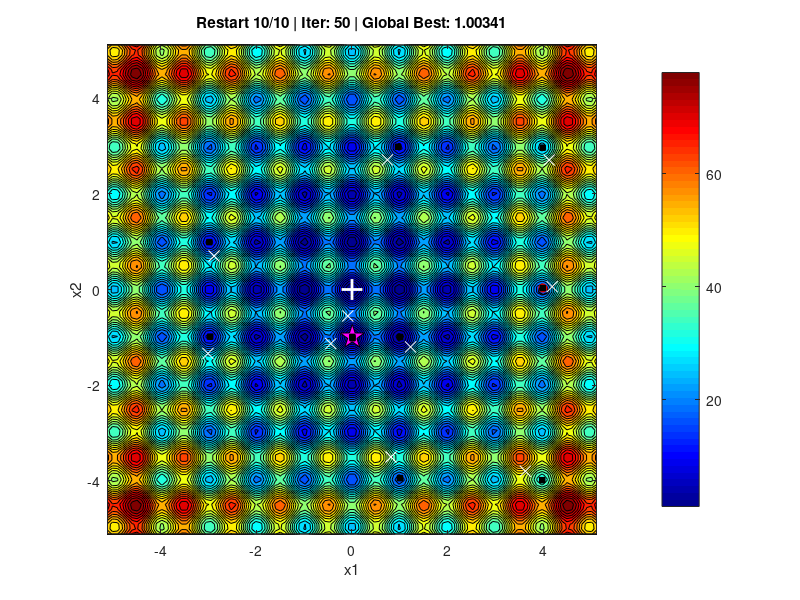
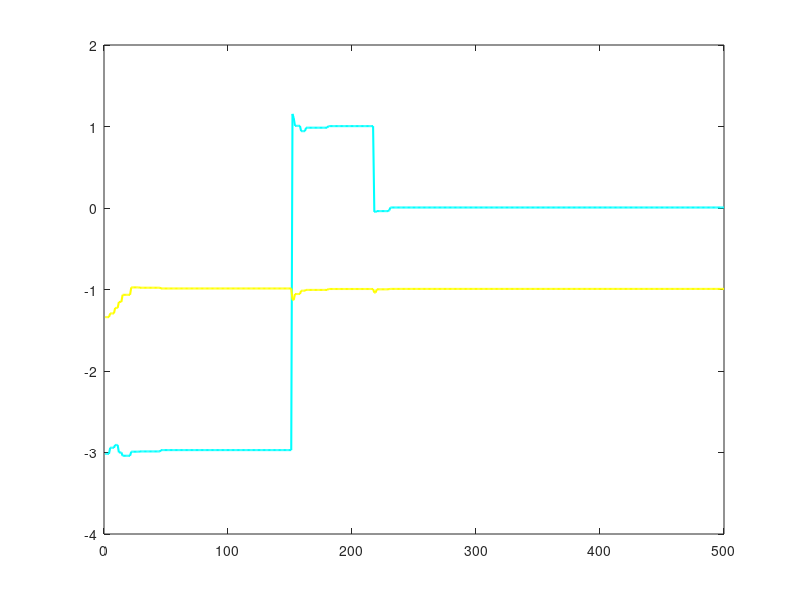

These charts were generated, in order, by the following MATLAB code: (Note: this script raises an error after producing the figures.)
% Script: run_hill_climbing_2D.m
% Visualização 2D (Vista de Topo) do Multiple Restart Hill Climbing
% Inclui Animação + Gráficos de Análise Finais (Dark Mode)
clear; clc; close all;

% =========================================================================
% --- CONFIGURAÇÕES ---
% =========================================================================
OPCAO_FUNCAO = 2;  % 1 (Schaffer) ou 2 (Rastrigin)
VELOCIDADE = 1;    % 1 = Rápido, 2 = Normal

% Parâmetros do Hill Climbing
NUM_RESTARTS = 10;   % Quantas vezes reinicia
ITERATIONS = 50;     % Passos por reinicialização
STEP_SIZE = 0.1;     % Tamanho do passo

% Cores Dark Mode
BG_COLOR = [0.1 0.1 0.1]; 
AX_COLOR = [1 1 1]; 

% Configuração de Tempo
if VELOCIDADE == 1
    PAUSE_TIME = 0.001; 
else
    PAUSE_TIME = 0.02; 
end

% Configuração da Função
if OPCAO_FUNCAO == 1
    nome = 'Função 1 (Schaffer)';
    lim_min = -2.048; lim_max = 2.048;
    fobj = @(x,y) 0.5 + ((sin(sqrt(x.^2+y.^2))).^2-0.5) ./ ((1+0.001.*(x.^2+y.^2)).^2);
    n_cnt = 40;
else
    nome = 'Função 2 (Rastrigin)';
    lim_min = -5.12; lim_max = 5.12;
    fobj = @(x,y) 20 + (x.^2 - 10*cos(2*pi.*x)) + (y.^2 - 10*cos(2*pi.*y));
    n_cnt = 30;
end

fprintf('=== Visualização 2D HC: %s ===\n', nome);

% =========================================================================
% --- AMBIENTE 2D (ANIMAÇÃO) ---
% =========================================================================
figure('Name', ['Animação 2D HC - ' nome], 'Position', [50, 100, 700, 600]);

% Criar Mapa de Contorno
[X, Y] = meshgrid(linspace(lim_min, lim_max, 100));
Z = fobj(X, Y);

contourf(X, Y, Z, n_cnt); colormap jet; colorbar; hold on; 
axis equal; axis([lim_min lim_max lim_min lim_max]);
xlabel('x1'); ylabel('x2'); title([nome ' - Inicialização']);

% Marcar Mínimo Global Real
plot(0, 0, 'w+', 'MarkerSize', 15, 'LineWidth', 2); 

% --- INICIALIZAÇÃO GLOBAL ---
global_best_fit = Inf;
global_best_sol = [NaN, NaN];

% Históricos para gráficos finais
total_steps = NUM_RESTARTS * ITERATIONS;
hist_global_val = zeros(1, total_steps);
hist_global_pos = zeros(total_steps, 2);
counter = 0;

% Elementos Gráficos Móveis
% Ponto Atual (Círculo Vermelho)
h_curr = plot(0, 0, 'ro', 'MarkerFaceColor', 'r', 'MarkerSize', 6);
% Rastro Atual (Linha Preta)
h_path = plot(0, 0, 'k-', 'LineWidth', 1);
% Melhor Global Encontrado (Estrela Magenta)
h_best = plot(0, 0, 'p', 'MarkerSize', 18, 'MarkerFaceColor', 'm', 'MarkerEdgeColor', 'k');

% =========================================================================
% --- LOOP DE RESTARTS ---
% =========================================================================
for r = 1:NUM_RESTARTS
    
    % 1. Reinicialização (Ponto Aleatório)
    curr_x = lim_min + (lim_max - lim_min) * rand();
    curr_y = lim_min + (lim_max - lim_min) * rand();
    curr_fit = fobj(curr_x, curr_y);
    
    % Marcar o início deste restart (X Branco pequeno)
    plot(curr_x, curr_y, 'wx', 'MarkerSize', 8);
    
    path_x = [curr_x]; path_y = [curr_y];
    
    % 2. Subida da Colina (Descida do Vale)
    for i = 1:ITERATIONS
        counter = counter + 1;
        
        % Gerar Vizinho
        nx = curr_x + (rand() - 0.5) * 2 * STEP_SIZE;
        ny = curr_y + (rand() - 0.5) * 2 * STEP_SIZE;
        
        % Limites
        nx = max(lim_min, min(lim_max, nx));
        ny = max(lim_min, min(lim_max, ny));
        
        nfit = fobj(nx, ny);
        
        % Aceita APENAS se for melhor
        if nfit < curr_fit
            curr_x = nx; curr_y = ny; curr_fit = nfit;
            path_x(end+1) = curr_x; 
            path_y(end+1) = curr_y;
        end
        
        % Atualizar Melhor Global
        if curr_fit < global_best_fit
            global_best_fit = curr_fit;
            global_best_sol = [curr_x, curr_y];
            set(h_best, 'XData', global_best_sol(1), 'YData', global_best_sol(2));
        end
        
        % Guardar histórico
        hist_global_val(counter) = global_best_fit;
        hist_global_pos(counter, :) = global_best_sol;
        
        % Atualizar Animação
        set(h_curr, 'XData', curr_x, 'YData', curr_y);
        set(h_path, 'XData', path_x, 'YData', path_y);
        
        title(sprintf('Restart %d/%d | Iter: %d | Global Best: %.5f', r, NUM_RESTARTS, i, global_best_fit));
        drawnow;
        
        % Pausa (apenas a cada poucos frames para não travar muito se for rápido)
        if VELOCIDADE == 2 || mod(i, 5) == 0
            pause(PAUSE_TIME);
        end
    end
    
    % Marcar o final deste restart (onde ficou preso) - Quadrado preto
    plot(curr_x, curr_y, 'ks', 'MarkerSize', 4, 'MarkerFaceColor', 'k');
end

fprintf('HC Concluído. A gerar gráficos de análise...\n');

% =========================================================================
% --- GRÁFICOS FINAIS INDEPENDENTES (DARK MODE) ---
% =========================================================================

% FIGURA 1: Evolução das Variáveis (Do Melhor Global)
figure('Name', 'Evolução das Variáveis (HC)', 'Color', BG_COLOR);
plot(1:total_steps, hist_global_pos(:,1), 'c-', 'LineWidth', 1.5, 'DisplayName', 'x1'); hold on;
plot(1:total_steps, hist_global_pos(:,2), 'y-', 'LineWidth', 1.5, 'DisplayName', 'x2');
yline(0, 'w--');
legend('Location', 'best', 'TextColor', AX_COLOR, 'EdgeColor', AX_COLOR);
title('Evolução das Variáveis (Melhor Global)', 'Color', AX_COLOR);
xlabel('Iterações Totais (Acumuladas)', 'Color', AX_COLOR); ylabel('Valor', 'Color', AX_COLOR);
set(gca, 'Color', BG_COLOR, 'XColor', AX_COLOR, 'YColor', AX_COLOR, 'GridColor', AX_COLOR);
grid on;

% FIGURA 2: Convergência do Custo
figure('Name', 'Convergência do Custo (HC)', 'Color', BG_COLOR);
plot(1:total_steps, hist_global_val, 'g-', 'LineWidth', 2);
title('Convergência da Função Custo (Melhor Global)', 'Color', AX_COLOR);
xlabel('Iterações Totais (Acumuladas)', 'Color', AX_COLOR); ylabel('Fitness f(x)', 'Color', AX_COLOR);
set(gca, 'Color', BG_COLOR, 'XColor', AX_COLOR, 'YColor', AX_COLOR, 'GridColor', AX_COLOR);
grid on;